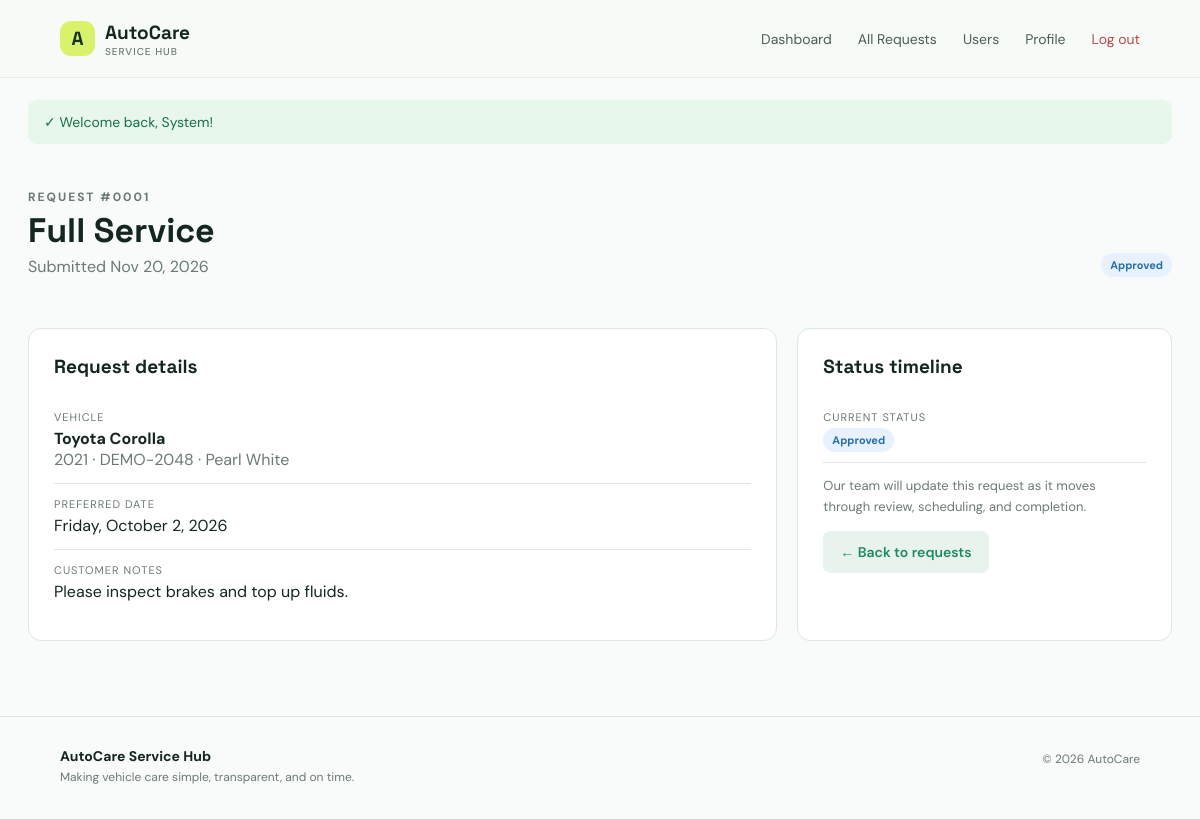
Screenshot of /service_view.php?id=1 (signed in) with the database file from the repository.
### tables this page shows
CREATE TABLE service_requests (
  id INT AUTO_INCREMENT PRIMARY KEY,
  user_id INT NOT NULL,
  vehicle_id INT NOT NULL,
  service_type VARCHAR(100) NOT NULL,
  preferred_date DATE NOT NULL,
  notes TEXT DEFAULT NULL,
  status ENUM('Pending','Approved','In Progress','Completed','Cancelled') NOT NULL DEFAULT 'Pending',
  admin_notes TEXT DEFAULT NULL,
  created_at TIMESTAMP DEFAULT CURRENT_TIMESTAMP,
  updated_at TIMESTAMP DEFAULT CURRENT_TIMESTAMP ON UPDATE CURRENT_TIMESTAMP,
  FOREIGN KEY (user_id) REFERENCES users(id) ON DELETE CASCADE,
  FOREIGN KEY (vehicle_id) REFERENCES vehicles(id) ON DELETE CASCADE
);

CREATE TABLE vehicles (
  id INT AUTO_INCREMENT PRIMARY KEY,
  user_id INT NOT NULL,
  make VARCHAR(60) NOT NULL,
  model VARCHAR(60) NOT NULL,
  year SMALLINT NOT NULL,
  registration_no VARCHAR(30) NOT NULL UNIQUE,
  color VARCHAR(30) DEFAULT NULL,
  created_at TIMESTAMP DEFAULT CURRENT_TIMESTAMP,
  FOREIGN KEY (user_id) REFERENCES users(id) ON DELETE CASCADE
);

### functions.php (called while the page is built, shortened)
<?php
function e($value)
{
    return htmlspecialchars((string)$value, ENT_QUOTES, 'UTF-8');
}
function current_user()
{
    return $_SESSION['user'] ?? null;
}
function status_class($status)
{
    return strtolower(str_replace(' ', '-', $status));
}

### service_view.php (the view, shortened to what this page needs)
<?php require_once 'functions.php';
$id = (int)($_GET['id'] ?? 0);
$sql = 'SELECT s.*,v.make,v.model,v.year,v.registration_no,v.color,u.name,u.email FROM service_requests s JOIN vehicles v ON v.id=s.vehicle_id JOIN users u ON u.id=s.user_id WHERE s.id=?';
$params = [$id];
$st = $pdo->prepare($sql);
$st->execute($params);
$r = $st->fetch();
include 'partials/header.php'; ?><div class="page-head">
    <div>
        <p class="eyebrow">Request #<?= str_pad($r['id'], 4, '0', STR_PAD_LEFT) ?></p>
        <h1><?= e($r['service_type']) ?></h1>
        <p>Submitted <?= date('M d, Y', strtotime($r['created_at'])) ?></p>
    </div><span class="status <?= status_class($r['status']) ?>"><?= e($r['status']) ?></span>
</div>
<div class="detail-grid">
    <div class="panel">
        <h2>Request details</h2>
        <div class="detail-item"><label>Vehicle</label><b><?= e($r['make'] . ' ' . $r['model']) ?></b>
            <div class="muted"><?= e($r['year'] . ' · ' . $r['registration_no'] . ' · ' . ($r['color'] ?: 'Color not specified')) ?></div>
        </div>
        <div class="detail-item"><label>Preferred date</label><?= date('l, F j, Y', strtotime($r['preferred_date'])) ?></div>
        <div class="detail-item"><label>Customer notes</label><?= nl2br(e($r['notes'] ?: 'No notes added.')) ?></div>
    </div>
    <div class="panel">
        <h2>Status timeline</h2>
        <div class="detail-item"><label>Current status</label><span class="status <?= status_class($r['status']) ?>"><?= e($r['status']) ?></span></div>
        <p class="muted" style="font-size:13px;line-height:1.6">Our team will update this request as it moves through review, scheduling, and completion.</p><a class="btn secondary" href="<?= current_user()['role'] === 'admin' ? 'admin/requests.php' : 'services.php' ?>">← Back to requests</a>
    </div>
</div><?php include 'partials/footer.php'; ?>

### assets/style.css (style rules this page uses)
:root { --ink: #15261f; --muted: #6c7a74; --line: #dde7e1; --paper: #f8fbf9; --white: #fff; --green: #1f8a61; --lime: #d9f26c; --dark: #163128; --red: #b84949; --amber: #a66e18 }
* { box-sizing: border-box }
body { margin: 0; background: var(--paper); color: var(--ink); font-family: 'DM Sans', sans-serif }
h1, h2, h3 { font-family: 'Space Grotesk', sans-serif; margin-top: 0 }
a { color: inherit; text-decoration: none }
.nav-cta, .btn { background: var(--dark); color: #fff; padding: 11px 18px; border-radius: 8px; font-weight: 600 }
.eyebrow { font-size: 12px; text-transform: uppercase; letter-spacing: 2px; color: var(--green); font-weight: 700 }
.page-head { display: flex; justify-content: space-between; align-items: end; margin: 45px 0 26px }
.page-head h1 { font-size: 34px; margin: 4px 0 }
.page-head p { color: var(--muted); margin: 0 }
.btn { display: inline-block; border: 0; cursor: pointer; font: 600 14px 'DM Sans'; padding: 12px 17px }
.btn.secondary { background: #e7f3ec; color: var(--green) }
.panel { background: #fff; border: 1px solid var(--line); border-radius: 13px; padding: 25px; margin: 25px 0 }
.panel h2 { font-size: 19px; margin-bottom: 18px }
.status { padding: 5px 9px; border-radius: 20px; font-size: 11px; font-weight: 700; white-space: nowrap }
.approved { background: #e8f2ff; color: #2770a7 }
.detail-grid { display: grid; grid-template-columns: 2fr 1fr; gap: 20px }
.detail-item { padding: 13px 0; border-bottom: 1px solid var(--line) }
.detail-item:last-child { border: 0 }
.detail-item label { display: block; color: var(--muted); font-size: 11px; text-transform: uppercase; letter-spacing: 1px; margin-bottom: 4px }
.muted { color: var(--muted) }

### rows the page displays
service_requests: id "0001", service_type "Full Service", created_at "Nov 20, 2026", status "Approved", vehicle.model "Toyota Corolla", vehicle.color "2021 · DEMO-2048 · Pearl White", preferred_date "Friday, October 2, 2026", notes "Please inspect brakes and top up fluids."

### other values shown
$success "Welcome back, System!"
